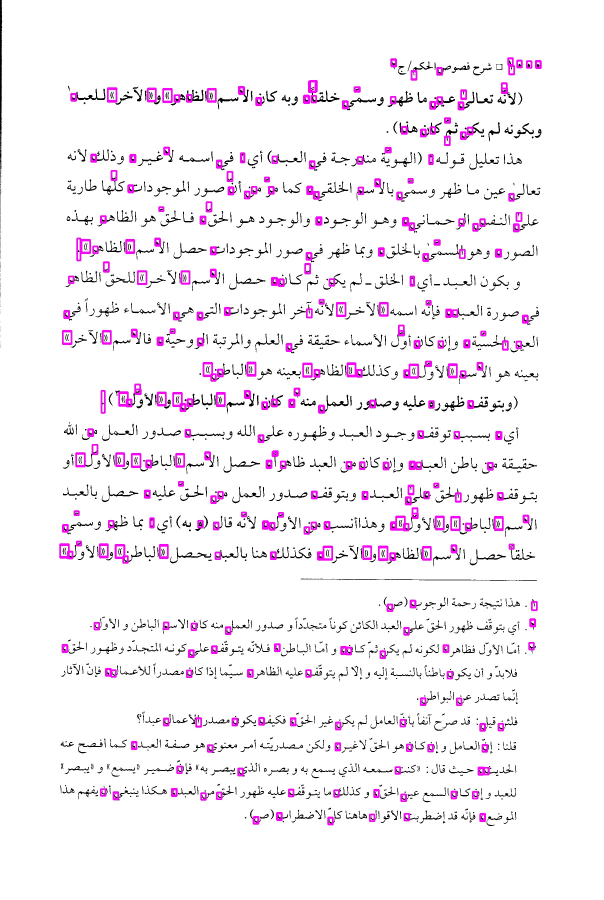
#> input picture legacy/notebooks/test/test.jpg, 1812 x 2698 px, found by its file name (shown at 1/3 size)
$ jupyter execute rotate.ipynb
#> lines starting #> are read from the running program, lines starting #| are printed output that depends on the picture
[cell 1]
import io
import math
import cv2
import numpy as np
from IPython.display import Image, display
import PIL.Image

[cell 2]
def showarray(a, fmt="jpeg", **kwargs):
    a = np.uint8(np.clip(a, 0, 255))
    f = io.BytesIO()
    PIL.Image.fromarray(a).save(f, fmt)
    display(Image(data=f.getvalue(), **kwargs))

[cell 3]
def rotatedRectWithMaxArea(w, h, angle):
    """
  Given a rectangle of size wxh that has been rotated by 'angle' (in
  radians), computes the width and height of the largest possible
  axis-aligned rectangle (maximal area) within the rotated rectangle.
  """
    if w <= 0 or h <= 0:
        return 0, 0

    width_is_longer = w >= h
    side_long, side_short = (w, h) if width_is_longer else (h, w)

    # since the solutions for angle, -angle and 180-angle are all the same,
    # if suffices to look at the first quadrant and the absolute values of sin,cos:
    sin_a, cos_a = abs(math.sin(angle)), abs(math.cos(angle))
    if side_short <= 2.0 * sin_a * cos_a * side_long or abs(sin_a - cos_a) < 1e-10:
        # half constrained case: two crop corners touch the longer side,
        #   the other two corners are on the mid-line parallel to the longer line
        x = 0.5 * side_short
        wr, hr = (x / sin_a, x / cos_a) if width_is_longer else (x / cos_a, x / sin_a)
    else:
        # fully constrained case: crop touches all 4 sides
        cos_2a = cos_a * cos_a - sin_a * sin_a
        wr, hr = (w * cos_a - h * sin_a) / cos_2a, (h * cos_a - w * sin_a) / cos_2a

    return wr, hr

def rotate_bound(image, angle):
    # CREDIT: https://www.pyimagesearch.com/2017/01/02/rotate-images-correctly-with-opencv-and-python/
    (h, w) = image.shape[:2]
    (cX, cY) = (w // 2, h // 2)
    M = cv2.getRotationMatrix2D((cX, cY), -angle, 1.0)
    cos = np.abs(M[0, 0])
    sin = np.abs(M[0, 1])
    nW = int((h * sin) + (w * cos))
    nH = int((h * cos) + (w * sin))
    M[0, 2] += (nW / 2) - cX
    M[1, 2] += (nH / 2) - cY
    return cv2.warpAffine(image, M, (nW, nH))


def rotate_max_area(image, angle):
    """ image: cv2 image matrix object
        angle: in degree
    """
    wr, hr = rotatedRectWithMaxArea(image.shape[1], image.shape[0],
                                    math.radians(angle))
    rotated = rotate_bound(image, angle)
    h, w, _ = rotated.shape
    y1 = h//2 - int(hr/2)
    y2 = y1 + int(hr)
    x1 = w//2 - int(wr/2)
    x2 = x1 + int(wr)
    return rotated[y1:y2, x1:x2]

[cell 4]
img = cv2.imread("test.jpg")
#> img is the input picture: shape (2698, 1812, 3); mean B, G, R 245.5, 239.6, 245.5

[cell 5]
rot = rotate_max_area(img, 2)
#> in rotate_bound, `return cv2.warpAffine(image, M, (nW, nH))`:
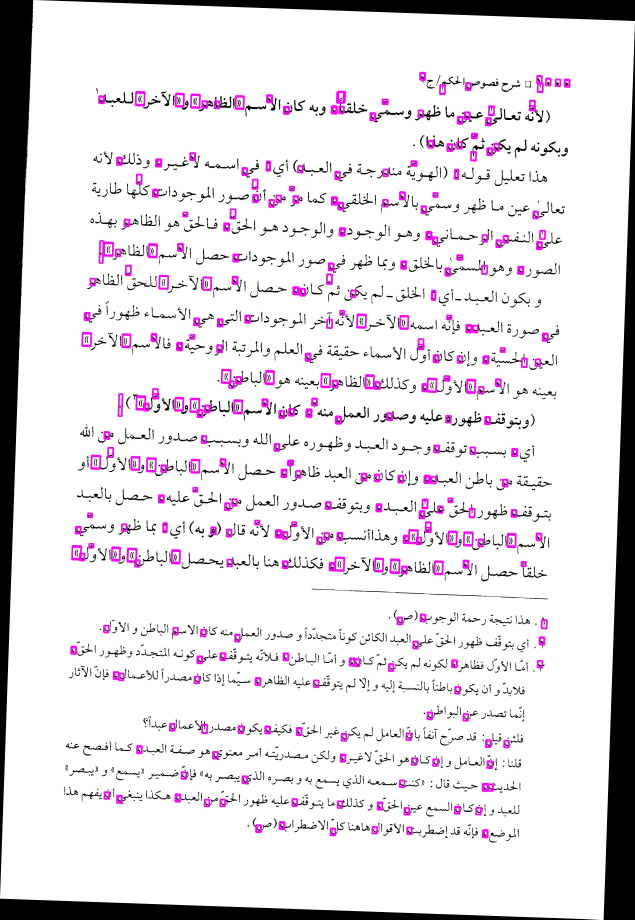
#> returned value: shape (2759, 1905, 3) (shown at 1/3 size); mean of channels 0, 1, 2 228.4, 222.9, 228.4; drawn as B, G, R
#> in rotate_max_area, `return rotated[y1:y2, x1:x2]`:
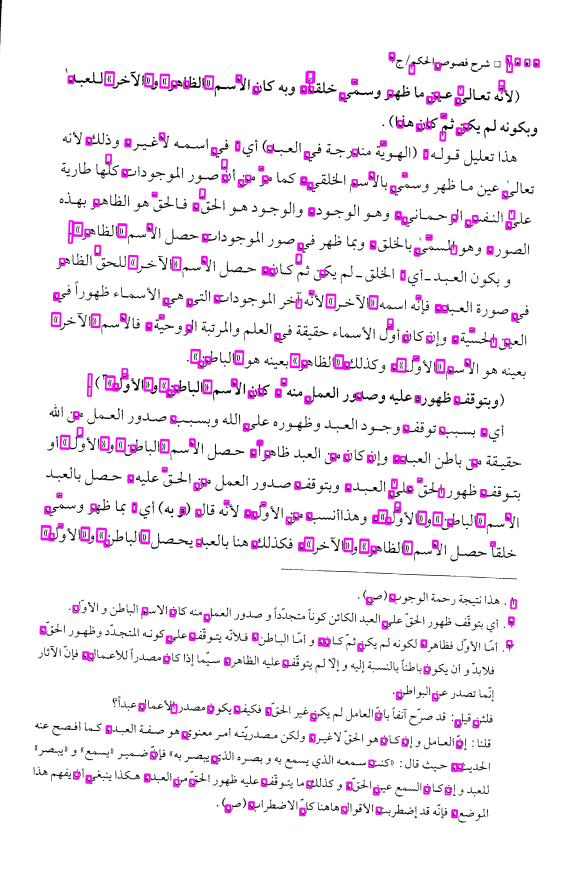
#> returned value: shape (2639, 1720, 3) (shown at 1/3 size); mean of channels 0, 1, 2 244.9, 238.6, 244.9; drawn as B, G, R

[cell 6]
showarray(rot, width=400)

$ run again, with legacy/notebooks/test/char.jpg copied over legacy/notebooks/test/test.jpg
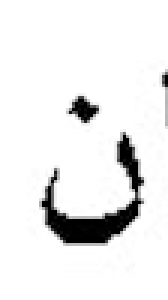
#> input picture legacy/notebooks/test/char.jpg, 56 x 100 px, found by its file name (shown 3 times larger)
#> img is the input picture: shape (100, 56, 3); mean B, G, R 235.6, 235.6, 235.6
#> in rotate_bound, `return cv2.warpAffine(image, M, (nW, nH))`:
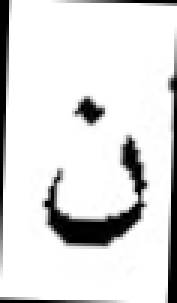
#> returned value: shape (101, 59, 3) (shown 3 times larger); mean of channels 0, 1, 2 221.1, 221.1, 221.1; drawn as B, G, R
#> in rotate_max_area, `return rotated[y1:y2, x1:x2]`:
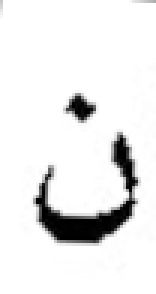
#> returned value: shape (98, 52, 3) (shown 3 times larger); mean of channels 0, 1, 2 234.2, 234.2, 234.2; drawn as B, G, R

$ run again, with legacy/notebooks/test/char3.jpg copied over legacy/notebooks/test/test.jpg
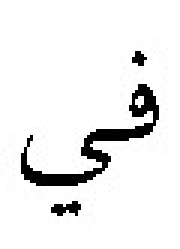
#> input picture legacy/notebooks/test/char3.jpg, 60 x 83 px, found by its file name (shown 3 times larger)
#> img is the input picture: shape (83, 60, 3); min 0, max 255, mean 236.2
#> in rotate_bound, `return cv2.warpAffine(image, M, (nW, nH))`:
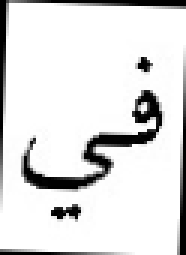
#> returned value: shape (85, 62, 3) (shown 3 times larger); min 0, max 255, mean 222.8
#> in rotate_max_area, `return rotated[y1:y2, x1:x2]`:
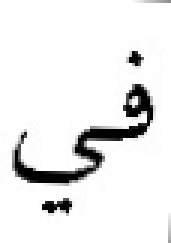
#> returned value: shape (81, 57, 3) (shown 3 times larger); min 0, max 255, mean 234.4

$ run again, with legacy/notebooks/test/line.jpg copied over legacy/notebooks/test/test.jpg
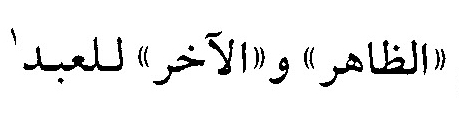
#> input picture legacy/notebooks/test/line.jpg, 459 x 115 px, found by its file name
#> img is the input picture: shape (115, 459, 3); min 0, max 255, mean 238.5
#> in rotate_bound, `return cv2.warpAffine(image, M, (nW, nH))`:
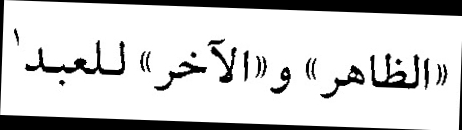
#> returned value: shape (130, 462, 3); min 0, max 255, mean 209.5
#> in rotate_max_area, `return rotated[y1:y2, x1:x2]`:
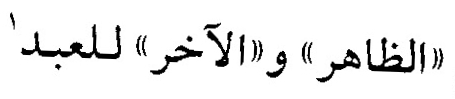
#> returned value: shape (99, 455, 3); min 0, max 255, mean 235.7
